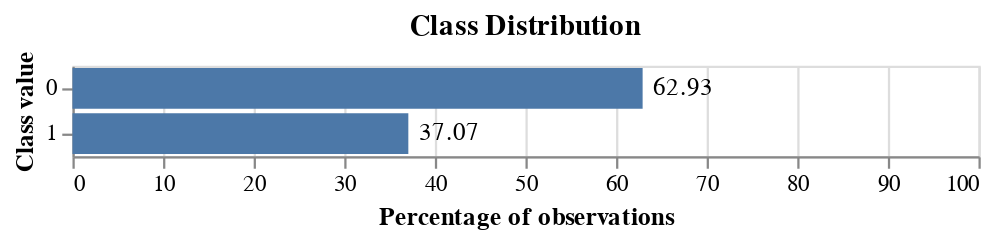

Source (notebook cell):
### Code cell
class_dist_plot = alt.Chart(class_dist, title="Class Distribution").mark_bar().encode(
    x = alt.X("perc", scale=alt.Scale(domain= (0, 100)), title = "Percentage of observations"),
    y = alt.Y("is_canceled:N", title="Class value"),
    text = "perc"
)
class_dist_plot + class_dist_plot.mark_text(dx = 18)

### Figure 1 — Vega-Lite specification as saved in the notebook (floating-point values rounded to 4 significant figures)
{"config": {"view": {"continuousWidth": 400, "continuousHeight": 300}}, "layer": [{"mark": "bar", "encoding": {"text": {"type": "quantitative", "field": "perc"}, "x": {"type": "quantitative", "field": "perc", "scale": {"domain": [0, 100]}, "title": "Percentage of observations"}, "y": {"type": "nominal", "field": "is_canceled", "title": "Class value"}}, "title": "Class Distribution"}, {"mark": {"type": "text", "dx": 18}, "encoding": {"text": {"type": "quantitative", "field": "perc"}, "x": {"type": "quantitative", "field": "perc", "scale": {"domain": [0, 100]}, "title": "Percentage of observations"}, "y": {"type": "nominal", "field": "is_canceled", "title": "Class value"}}, "title": "Class Distribution"}], "data": {"name": "data-dd1af86361f92bdc50fe389350aef606"}, "$schema": "https://vega.github.io/schema/vega-lite/v4.8.1.json", "datasets": {"data-dd1af86361f92bdc50fe389350aef606": [{"is_canceled": 0, "count": 60105, "perc": 62.93}, {"is_canceled": 1, "count": 35407, "perc": 37.07}]}}
